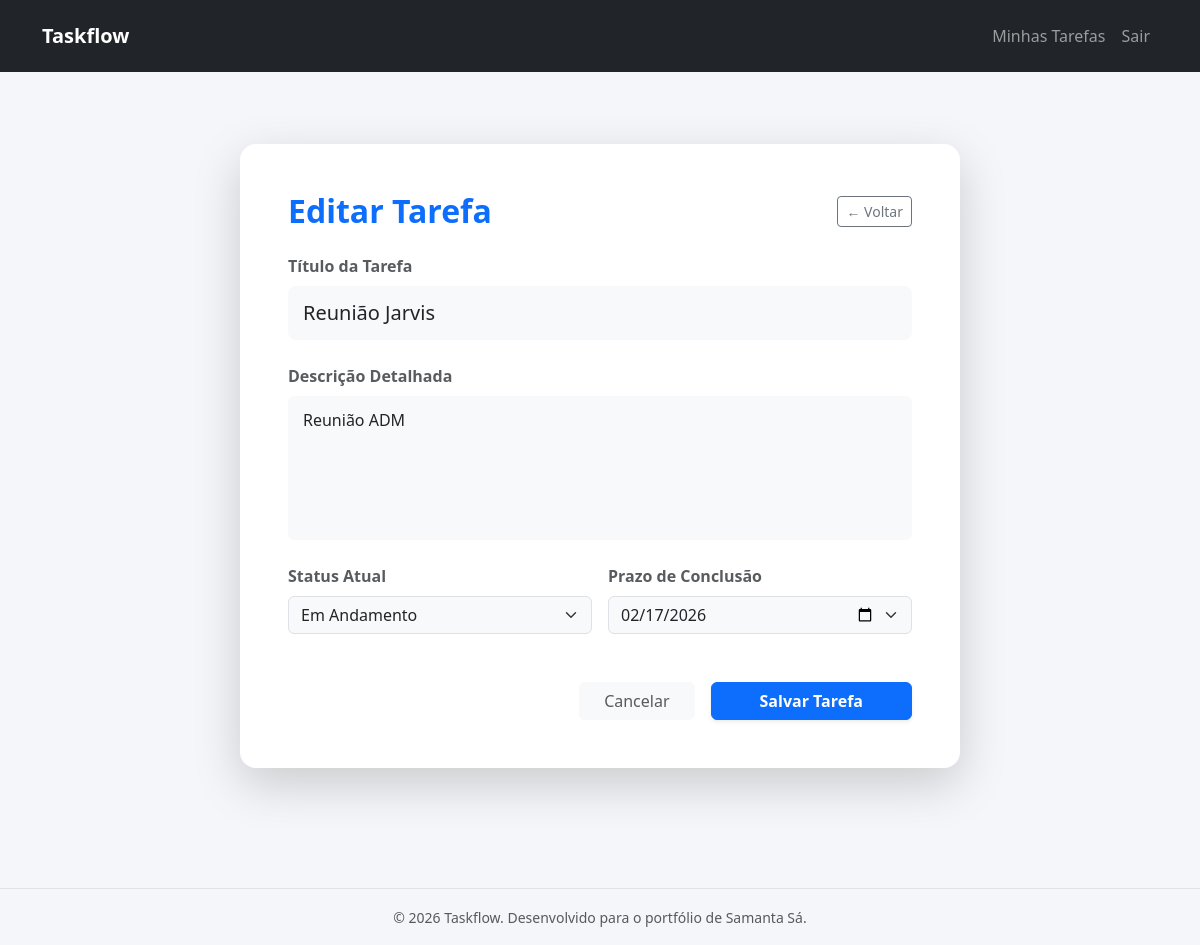
/tasks/5/edit/ (signed in), run on the app's committed database.
### tasks/models.py (models this page shows, shortened)
class Task(models.Model):
    STATUS_PENDING = 'PENDENTE'
    STATUS_IN_PROGRESS = 'EM_ANDAMENTO'
    STATUS_COMPLETED = 'COMPLETOpython manage.py makemigrations'
    STATUS_CHOICES = [
        (STATUS_PENDING, 'Pendente'),
        (STATUS_IN_PROGRESS, 'Em Andamento'),
        (STATUS_COMPLETED, 'Completo'),
    ]
    title = models.CharField(max_length=255)
    description = models.TextField(blank=True)
    status = models.CharField(
        max_length=50,
        choices=STATUS_CHOICES,
        default=STATUS_PENDING
    )
    due_date = models.DateField(null=True, blank=True)
    created_at = models.DateTimeField(auto_now_add=True)
    updated_at = models.DateTimeField(auto_now=True)
    user = models.ForeignKey(
        User,
        on_delete=models.CASCADE,
        related_name='tasks'
    )
    class Meta:
        ordering = ['-created_at']

### tasks/views.py (the view)
# urls.py: path('<int:pk>/edit/', views.task_update, name='task_update'),
@login_required
def task_update(request, pk):
    task = get_object_or_404(Task, pk=pk, user=request.user)
    if request.method == 'POST':
        form = TaskForm(request.POST, instance=task)
        if form.is_valid():
            form.save()
            return redirect('task_list')
    else:
        form = TaskForm(instance=task)
    return render(request, 'tasks/task_form.html', {'form': form})

### tasks/forms.py
class TaskForm(forms.ModelForm):
    class Meta:
        model = Task
        fields = ['title', 'description', 'status', 'due_date']
        widgets = {
            'due_date': forms.DateInput(attrs={'type': 'date'}),
        }

### templates/tasks/task_form.html (shortened to what this page needs)
{% extends 'base.html' %}
{% load widget_tweaks %}
{% block content %}
<div class="container py-5">
    <div class="row justify-content-center">
        <div class="col-lg-8 col-md-10">
            <div class="card shadow-lg border-0 rounded-4">
                <div class="card-body p-5">
                    <div class="d-flex justify-content-between align-items-center mb-4">
                        <h2 class="fw-bold text-primary m-0">
                            {% if form.instance.pk %}Editar Tarefa{% else %}Nova Tarefa{% endif %}
                        </h2>
                        <a href="{% url 'task_list' %}" class="btn btn-outline-secondary btn-sm">
                            &larr; Voltar
                        </a>
                    </div>
                    <form method="post" novalidate>
                        <div class="mb-4">
                            <label class="form-label text-muted fw-semibold">Título da Tarefa</label>
                            {% render_field form.title class="form-control form-control-lg bg-light" placeholder="Ex: Reunião com a equipe de Design" %}
                        </div>
                        <div class="mb-4">
                            <label class="form-label text-muted fw-semibold">Descrição Detalhada</label>
                            {% render_field form.description class="form-control bg-light" rows="5" placeholder="Descreva os detalhes desta tarefa..." %}
                        </div>
                        <div class="row g-3 mb-4">
                            <div class="col-md-6">
                                <label class="form-label text-muted fw-semibold">Status Atual</label>
                                {% render_field form.status class="form-select bg-light" %}
                            </div>
                            <div class="col-md-6">
                                <label class="form-label text-muted fw-semibold">Prazo de Conclusão</label>
                                {% render_field form.due_date class="form-select bg-light" type="date" %}
                            </div>
                        </div>
                        <div class="d-grid gap-2 d-md-flex justify-content-md-end mt-5">
                            <a href="{% url 'task_list' %}" class="btn btn-light text-muted px-4 me-md-2">Cancelar</a>
                            <button type="submit" class="btn btn-primary px-5 shadow-sm fw-bold">
                                Salvar Tarefa
                            </button>
                        </div>
                    </form>
                </div>
            </div>
        </div>
    </div>
</div>
{% endblock %}

### templates/static/css/style.css (style rules this page uses)
:root { --primary-color: #0d6efd; --bg-color: #f4f6f9; --card-hover: translateY(-5px); }
body { background-color: var(--bg-color); font-family: 'Segoe UI', Tahoma, Geneva, Verdana, sans-serif; min-height: 100vh; display: flex; flex-direction: column; }
.form-control { border: none; padding: 12px 15px; }
textarea.form-control { resize: none; }

### data on the page
Task: title "Reunião Jarvis", description "Reunião ADM", status "Em Andamento", due_date "02/17/2026"
